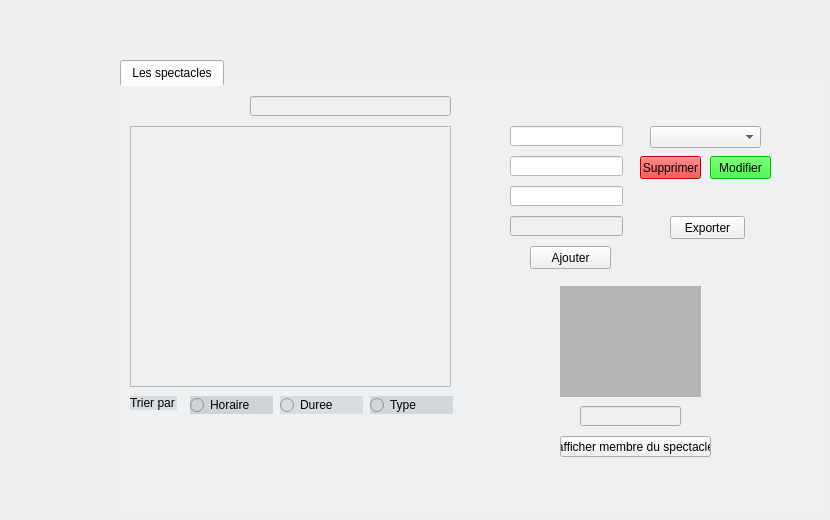
    <widget class="QWidget" name="page_4">
     <widget class="QTabWidget" name="tabWidget">
      <property name="geometry">
       <rect>
        <x>120</x>
        <y>60</y>
        <width>701</width>
        <height>451</height>
       </rect>
      </property>
      <property name="font">
       <font>
        <family>Segoe UI</family>
        <weight>50</weight>
        <bold>false</bold>
       </font>
      </property>
      <property name="styleSheet">
       <string notr="true">background-color: rgb(206, 206, 206);
border-color: rgb(239, 240, 242);
background-color: rgb(239, 240, 242);
selection-color: rgb(239, 240, 242);
selection-color: rgb(0, 0, 0);
selection-background-color: rgb(0, 0, 0);
gridline-color: rgb(6, 6, 6);
border-color: rgb(0, 0, 0);</string>
      </property>
      <property name="currentIndex">
       <number>0</number>
      </property>
      <widget class="QWidget" name="tab_2">
       <attribute name="title">
        <string>Les spectacles</string>
       </attribute>
       <widget class="QLabel" name="label_19">
        <property name="geometry">
         <rect>
          <x>10</x>
          <y>20</y>
          <width>131</width>
          <height>16</height>
         </rect>
        </property>
        <property name="font">
         <font>
          <family>Segoe UI</family>
          <weight>50</weight>
          <bold>false</bold>
         </font>
        </property>
        <property name="styleSheet">
         <string notr="true">alternate-background-color: rgb(255, 255, 255);
background-color: rgb(237, 238, 240);</string>
        </property>
        <property name="text">
         <string>Liste des spectacles :</string>
        </property>
       </widget>
       <widget class="QPushButton" name="qb_ajouter">
        <property name="geometry">
         <rect>
          <x>410</x>
          <y>160</y>
          <width>81</width>
          <height>23</height>
         </rect>
        </property>
        <property name="text">
         <string>Ajouter</string>
        </property>
       </widget>
       <widget class="QPushButton" name="pb_supp">
        <property name="geometry">
         <rect>
          <x>520</x>
          <y>70</y>
          <width>61</width>
          <height>23</height>
         </rect>
        </property>
        <property name="styleSheet">
         <string notr="true">background-color: rgb(255, 0, 0);</string>
        </property>
        <property name="text">
         <string>Supprimer</string>
        </property>
       </widget>
       <widget class="QLabel" name="label_20">
        <property name="geometry">
         <rect>
          <x>410</x>
          <y>250</y>
          <width>47</width>
          <height>14</height>
         </rect>
        </property>
        <property name="font">
         <font>
          <family>Mudir MT</family>
          <weight>75</weight>
          <bold>true</bold>
         </font>
        </property>
        <property name="styleSheet">
         <string notr="true">background-color: rgb(231, 232, 236);</string>
        </property>
        <property name="text">
         <string/>
        </property>
       </widget>
       <widget class="QLineEdit" name="le_horaire">
        <property name="geometry">
         <rect>
          <x>390</x>
          <y>70</y>
          <width>113</width>
          <height>20</height>
         </rect>
        </property>
        <property name="styleSheet">
         <string notr="true">background-color: rgb(255, 255, 255);
font: 8pt &quot;MS Shell Dlg 2&quot;;</string>
        </property>
       </widget>
       <widget class="QLineEdit" name="le_duree">
        <property name="geometry">
         <rect>
          <x>390</x>
          <y>100</y>
          <width>113</width>
          <height>20</height>
         </rect>
        </property>
        <property name="styleSheet">
         <string notr="true">background-color: rgb(255, 255, 255);
font: 8pt &quot;MS Shell Dlg 2&quot;;</string>
        </property>
       </widget>
       <widget class="QLabel" name="label_21">
        <property name="geometry">
         <rect>
          <x>340</x>
          <y>70</y>
          <width>41</width>
          <height>20</height>
         </rect>
        </property>
        <property name="styleSheet">
         <string notr="true">background-color: rgb(236, 237, 239);</string>
        </property>
        <property name="text">
         <string>horaire</string>
        </property>
       </widget>
       <widget class="QLabel" name="label_22">
        <property name="geometry">
         <rect>
          <x>350</x>
          <y>100</y>
          <width>31</width>
          <height>20</height>
         </rect>
        </property>
        <property name="styleSheet">
         <string notr="true">background-color: rgb(237, 239, 242);</string>
        </property>
        <property name="text">
         <string>duree</string>
        </property>
       </widget>
       <widget class="QLineEdit" name="le_Num">
        <property name="geometry">
         <rect>
          <x>390</x>
          <y>40</y>
          <width>113</width>
          <height>20</height>
         </rect>
        </property>
        <property name="styleSheet">
         <string notr="true">background-color: rgb(255, 255, 255);
font: 8pt &quot;MS Shell Dlg 2&quot;;</string>
        </property>
       </widget>
       <widget class="QLabel" name="label_23">
        <property name="geometry">
         <rect>
          <x>350</x>
          <y>40</y>
          <width>21</width>
          <height>16</height>
         </rect>
        </property>
        <property name="styleSheet">
         <string notr="true">background-color: rgb(240, 241, 243);</string>
        </property>
        <property name="text">
         <string>Num</string>
        </property>
       </widget>
       <widget class="QPushButton" name="exporter">
        <property name="geometry">
         <rect>
          <x>550</x>
          <y>130</y>
          <width>75</width>
          <height>23</height>
         </rect>
        </property>
        <property name="text">
         <string>Exporter</string>
        </property>
       </widget>
       <widget class="QLabel" name="label_24">
        <property name="geometry">
         <rect>
          <x>350</x>
          <y>130</y>
          <width>31</width>
          <height>16</height>
         </rect>
        </property>
        <property name="text">
         <string>Type</string>
        </property>
       </widget>
       <widget class="QLineEdit" name="le_type">
        <property name="geometry">
         <rect>
          <x>390</x>
          <y>130</y>
          <width>113</width>
          <height>20</height>
         </rect>
        </property>
        <property name="styleSheet">
         <string notr="true">font: 8pt &quot;MS Shell Dlg 2&quot;;</string>
        </property>
       </widget>
       <widget class="QTableView" name="tab_spec">
        <property name="geometry">
         <rect>
          <x>10</x>
          <y>40</y>
          <width>321</width>
          <height>261</height>
         </rect>
        </property>
       </widget>
       <widget class="QLabel" name="label_25">
        <property name="geometry">
         <rect>
          <x>0</x>
          <y>-7</y>
          <width>731</width>
          <height>431</height>
         </rect>
        </property>
        <property name="text">
         <string/>
        </property>
        <property name="pixmap">
         <pixmap>../../../../bb.png</pixmap>
        </property>
        <property name="scaledContents">
         <bool>true</bool>
        </property>
       </widget>
       <widget class="QLabel" name="label_26">
        <property name="geometry">
         <rect>
          <x>10</x>
          <y>310</y>
          <width>47</width>
          <height>14</height>
         </rect>
        </property>
        <property name="styleSheet">
         <string notr="true">background-color: rgb(217, 221, 224);</string>
        </property>
        <property name="text">
         <string>Trier par :</string>
        </property>
       </widget>
       <widget class="QRadioButton" name="trie_horaire">
        <property name="geometry">
         <rect>
          <x>70</x>
          <y>310</y>
          <width>83</width>
          <height>18</height>
         </rect>
        </property>
        <property name="styleSheet">
         <string notr="true">background-color: rgb(206, 211, 215);</string>
        </property>
        <property name="text">
         <string>Horaire</string>
        </property>
       </widget>
       <widget class="QRadioButton" name="trie_duree">
        <property name="geometry">
         <rect>
          <x>160</x>
          <y>310</y>
          <width>83</width>
          <height>18</height>
         </rect>
        </property>
        <property name="styleSheet">
         <string notr="true">background-color: rgb(217, 221, 224);</string>
        </property>
        <property name="text">
         <string>Duree</string>
        </property>
       </widget>
       <widget class="QRadioButton" name="trie_type">
        <property name="geometry">
         <rect>
          <x>250</x>
          <y>310</y>
          <width>83</width>
          <height>18</height>
         </rect>
        </property>
        <property name="styleSheet">
         <string notr="true">background-color: rgb(211, 215, 220);</string>
        </property>
        <property name="text">
         <string>Type</string>
        </property>
       </widget>
       <widget class="QComboBox" name="comboBox">
        <property name="geometry">
         <rect>
          <x>530</x>
          <y>40</y>
          <width>111</width>
          <height>22</height>
         </rect>
        </property>
       </widget>
       <widget class="QPushButton" name="pushButton_9">
        <property name="geometry">
         <rect>
          <x>590</x>
          <y>70</y>
          <width>61</width>
          <height>23</height>
         </rect>
        </property>
        <property name="styleSheet">
         <string notr="true">background-color: rgb(0, 255, 0);</string>
        </property>
        <property name="text">
         <string>Modifier</string>
        </property>
       </widget>
       <widget class="QLineEdit" name="lineEdit_6">
        <property name="geometry">
         <rect>
          <x>130</x>
          <y>10</y>
          <width>201</width>
          <height>20</height>
         </rect>
        </property>
        <property name="text">
         <string/>
        </property>
       </widget>
       <widget class="QPushButton" name="pushButton_10">
        <property name="geometry">
         <rect>
          <x>440</x>
          <y>350</y>
          <width>151</width>
          <height>21</height>
         </rect>
        </property>
        <property name="text">
         <string>afficher membre du spectacle</string>
        </property>
       </widget>
       <widget class="QLineEdit" name="le_aff">
        <property name="geometry">
         <rect>
          <x>460</x>
          <y>320</y>
          <width>101</width>
          <height>20</height>
         </rect>
        </property>
       </widget>
       <widget class="QLabel" name="label_pic_2">
        <property name="geometry">
         <rect>
          <x>440</x>
          <y>200</y>
          <width>141</width>
          <height>111</height>
         </rect>
        </property>
        <property name="styleSheet">
         <string notr="true">background-color: rgb(233, 234, 238);
background-color: rgb(180, 180, 180);</string>
        </property>
        <property name="text">
         <string/>
        </property>
       </widget>
       <zorder>label_19</zorder>
       <zorder>label_20</zorder>
       <zorder>label_21</zorder>
       <zorder>label_22</zorder>
       <zorder>label_23</zorder>
       <zorder>label_24</zorder>
       <zorder>label_25</zorder>
       <zorder>label_26</zorder>
       <zorder>pushButton_9</zorder>
       <zorder>lineEdit_6</zorder>
       <zorder>pushButton_10</zorder>
       <zorder>qb_ajouter</zorder>
       <zorder>pb_supp</zorder>
       <zorder>le_horaire</zorder>
       <zorder>le_duree</zorder>
       <zorder>le_Num</zorder>
       <zorder>exporter</zorder>
       <zorder>le_type</zorder>
       <zorder>tab_spec</zorder>
       <zorder>trie_horaire</zorder>
       <zorder>trie_duree</zorder>
       <zorder>trie_type</zorder>
       <zorder>comboBox</zorder>
       <zorder>le_aff</zorder>
       <zorder>label_pic_2</zorder>
      </widget>
     </widget>
    </widget>
